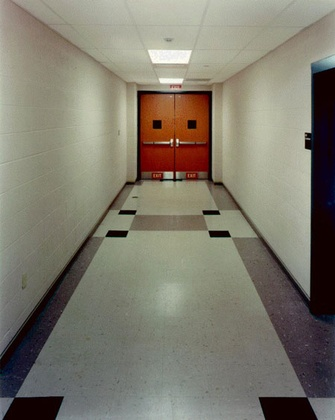
%> input picture assgn1/data/img03.jpg, 335 x 420 px, shrunk from 450 x 565 before the run, given in place of sun_aerinlrdodkqnypz.jpg, which was not available
$ octave Q1_2.m   (GNU Octave 9; MATLAB toolbox functions it lacks are replaced by stand-ins)
%> lines starting %> are read from the running program, lines starting %| are printed output that depends on the picture; pictures that were not available may be replaced by others from this repository, and a replacement may not be noted
%> further down, img is the input picture: size 420x335x3 uint8; mean R, G, B 126.5, 122.4, 109.2
### assgn5/matlab/getHarrisPoints.m
function [points] = getHarrisPoints(I, alpha, k)
%> called with alpha = 50, k = 0.04
% getHarrisPoints returns alpha Harris Points from the grayscale image I
% using the response threshold k.
Isize = size(I);
%> Isize = [420 335]
[Ix, Iy] = gradient(I);
[Ixx, Ixy] = gradient(Ix);
[Iyx, Iyy] = gradient(Iy);
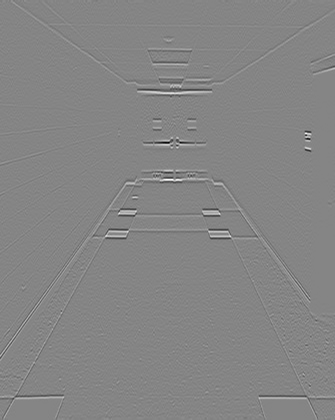
%> Iyy: size 420x335 double; min -82, max 75, mean 0; drawn with min black and max white
M(:,1,1) = reshape(conv2(Ixx, ones(5), 'same'), [], 1, 1);
M(:,1,2) = reshape(conv2(Ixy, ones(5), 'same'), [], 1, 1);
M(:,2,1) = reshape(conv2(Iyx, ones(5), 'same'), [], 1, 1);
M(:,2,2) = reshape(conv2(Iyy, ones(5), 'same'), [], 1, 1);
detM = M(:,1,1) .* M(:,2,2) - M(:,1,2) .* M(:,2,1);
trM = M(:,1,1) + M(:,2,2);
R = detM - k*trM.^2;
[~, sortedInds] = sort(R,'descend');
bestk = sortedInds(1:alpha);
%> bestk = 50 values, max 129933 at index 39, min 51033 at index 24, mean 90950.7
[row, col] = ind2sub(Isize, bestk);
%> row = 50 values, max 235 at index 9, min 94 at index 25, mean 180.3; col = 50 values, max 310 at index 26, min 122 at index 24, mean 217.1
points = [row, col];
%> points = 50 rows, first 12: [136 308; 147 308; 213 206; 136 309; 213 134; 153 309; 234 212; 131 309; 235 125; 213 217; 176 171; 175 171]
end

### assgn5/matlab/Q1_2.m
%% Parameters
alpha = 50;
k = 0.04;

%% Load image 1
img = imread('../data/airport/sun_aerinlrdodkqnypz.jpg');

%% getHarrisPoints
points = getHarrisPoints(double(rgb2gray(img)), alpha, k);
figure; imshow(img); hold on; plot(points(:, 2), points(:, 1), '*');
%> after `plot(points(:, 2), points(:, 1), '*')`:
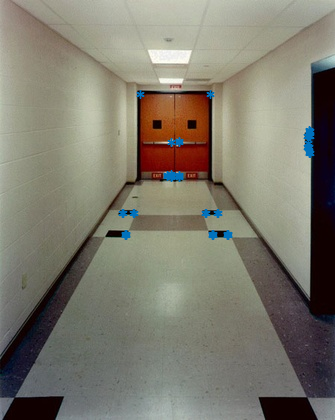
%> figure redrawn from the program's plot data

%% Load image 2
img = imread('../data/auditorium/sun_aadrvlcduunrbpul.jpg');
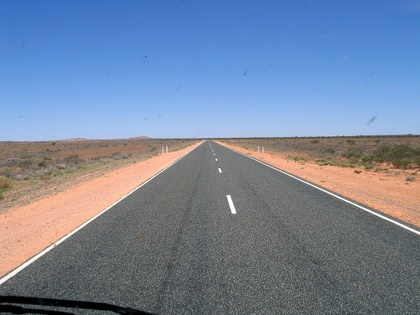
%> input picture assgn1/data/img04.jpg, 420 x 315 px, shrunk from 512 x 384 before the run, given in place of sun_aadrvlcduunrbpul.jpg, which was not available
%> img is the input picture: size 315x420x3 uint8; mean R, G, B 118.7, 133.1, 156.6

%% getHarrisPoints
points = getHarrisPoints(double(rgb2gray(img)), alpha, k);
%> call 2 of getHarrisPoints, with alpha = 50, k = 0.04
%> in getHarrisPoints (call 2), `[Ix, Iy] = gradient(I);`:
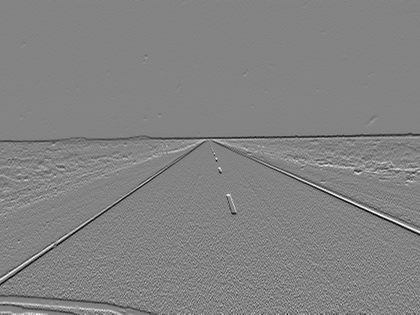
%> Iy: size 315x420 double; min -84, max 79, mean -0.1; drawn with min black and max white
%> in getHarrisPoints (call 2), `[Ixx, Ixy] = gradient(Ix);`:
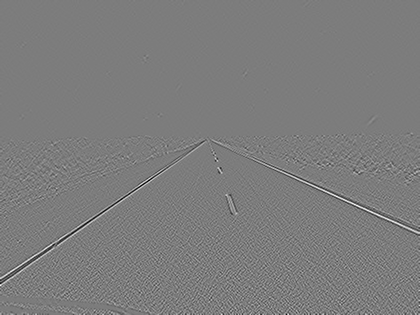
%> Ixy: size 315x420 double; min -57, max 59.5, mean 0; drawn with min black and max white
%> in getHarrisPoints (call 2), `[Iyx, Iyy] = gradient(Iy);`:
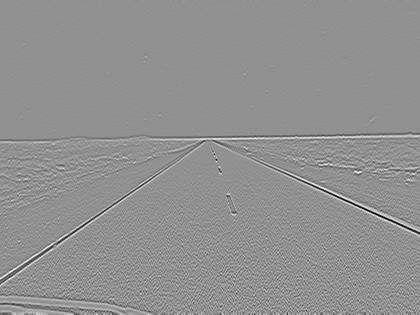
%> Iyy: size 315x420 double; min -79.75, max 60.25, mean 0; drawn with min black and max white
%> in getHarrisPoints (call 2), `bestk = sortedInds(1:alpha);`: bestk = 50 values, max 132219 at index 28, min 7866 at index 48, mean 76873.2
%> in getHarrisPoints (call 2), `[row, col] = ind2sub(Isize, bestk);`: row = 50 values, max 310 at index 24, min 166 at index 26, mean 202.2; col = 50 values, max 420 at index 28, min 25 at index 34, mean 244.4
%> in getHarrisPoints (call 2), `points = [row, col];`: points = 50 rows, first 12: [212 234; 211 234; 198 229; 212 235; 198 230; 211 235; 211 233; 212 233; 171 222; 171 219; 171 221; 171 220]
figure; imshow(img); hold on; plot(points(:, 2), points(:, 1), '*');
%> after `plot(points(:, 2), points(:, 1), '*')`:
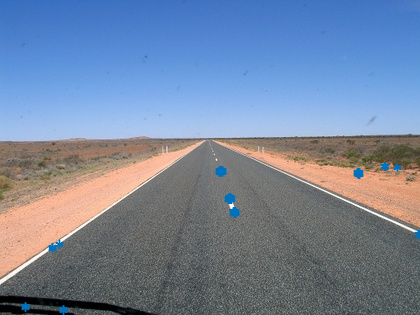
%> figure redrawn from the program's plot data

%% Load image 3
%> (the run ends here)
